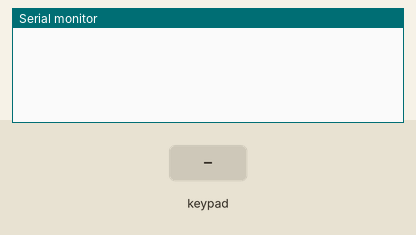
The sketch below on a simulated Arduino Uno, built with avr-gcc and run on an emulated ATmega328P. On the bench: the last lines printed to the serial monitor. The test bench sets the inputs (shaded band).

Above: at 1.2 s.
1.3 s: key '1' pressed
At 2.5 s:
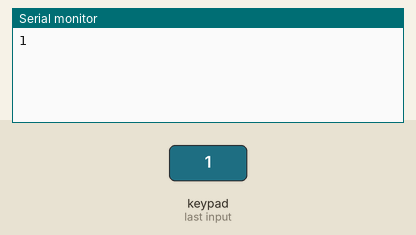
2.8 s: keypad keys 1 2 3 4 # pressed 0.4 s apart
At 5.9 s:
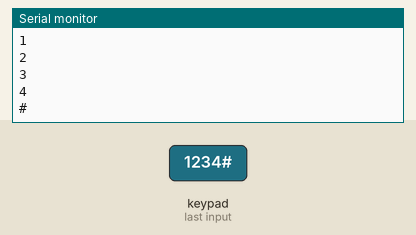
6.3 s: key 'A' pressed
At 7.5 s:
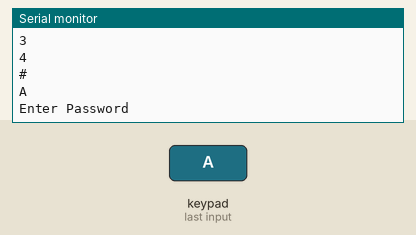
7.8 s: keypad keys 1 2 3 4 * pressed 0.4 s apart
At 9.7 s:
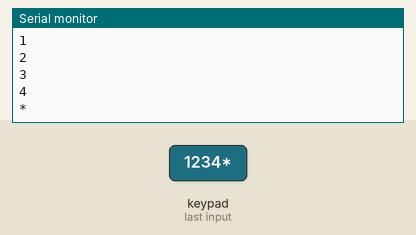
11.3 s: key 'B' pressed
At 12.4 s:
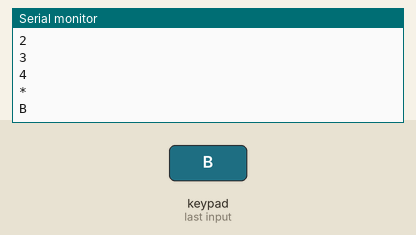
12.8 s: keypad keys 1 2 3 4 D pressed 0.4 s apart
At 14.8 s:
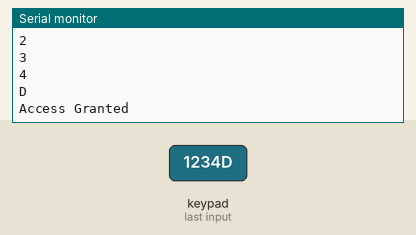
Timing chart, 0 to 16.3 s (numbered marks = the images above; inputs shaded):
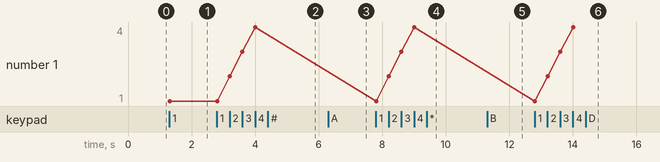

The sketch:

keypad_countplusplus.ino
```cpp
#include <Keypad.h> //keypad library


using namespace std;

//Lenght of password +1 for null character
#define Password_Length 5
//Character to hold password input
char Data[Password_Length];
//Password
char Master[Password_Length] = {'1', '2', '3', '4'};

int count = 0;

const byte ROWS = 4; //row size
const byte COLS = 4; //column size

char hexaKeys [ROWS] [COLS] = {
  {'1', '2', '3', 'A'},
  {'4', '5', '6', 'B'},
  {'7', '8', '9', 'C'},
  {'*', '0', '#', 'D'}
};

byte rowPins [ROWS] = {9, 8, 7, 6};
byte colPins [COLS] = {5, 4, 3, 2};

Keypad customKeypad = Keypad(makeKeymap(hexaKeys), rowPins, colPins, ROWS, COLS);

char customKey;

int position = 0;

int wrong = 0; //Variable to calculate the wrong inputs.


void setup() {
  Serial.begin(9600);


}

void loop() {
  char customKey = customKeypad.getKey ();


  if (customKey != NO_KEY) {
    Serial.println (customKey);
    if (customKey == 'A')
    {
      if (count < 3) {
        Serial.println ("Enter Password");
        int j = 0;
        while (j < 4)
        {
          char customKey = customKeypad.getKey ();
          if (customKey)
          {
            Serial.println (customKey);
            Data[j++] = customKey;
          }
          customKey = 0;
        }
      } else  {
        Serial.println("blocked");
      }

    }

    if (customKey == 'D')
    {

      if (!(strncmp(Master, Data, 5)))
      {
        Serial.println("Access Granted");

        if ("Acces Granted"){
        count = 0;
      }
      }
      else
      {
        count++;
        Serial.print (count);
        Serial.println("Access Denied");
      }

    }
  }
}
```

Measured:
- after the input at 1.3 s, the serial monitor: prints a new line at once (image 1)
- after the input at 2.8 s, the serial monitor: prints a new line after 0.41 s (image 2)
- after the input at 6.3 s, the serial monitor: prints a new line at once (image 3)
- after the input at 7.8 s, the serial monitor: prints a new line at once (image 4)
- after the input at 11.3 s, the serial monitor: prints a new line at once (image 5)
- after the input at 12.8 s, the serial monitor: prints a new line at once (image 6)
- plotted number 1: 1 → 4 after the input at 2.8 s
